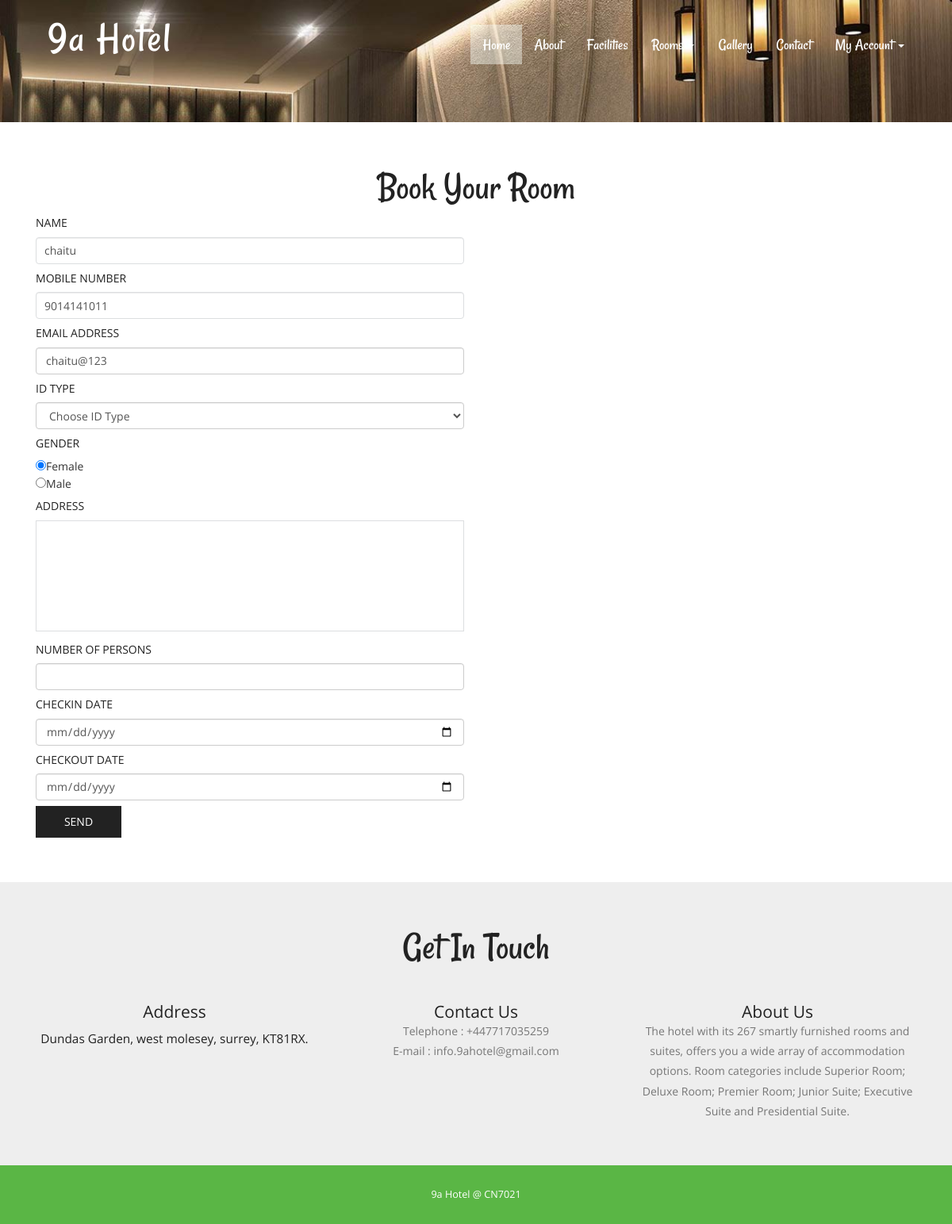
Screenshot of /book-room.php (signed in) with the database file from the repository.
### tables this page shows
CREATE TABLE `tbluser` (
  `ID` int(10) NOT NULL,
  `FullName` varchar(200) DEFAULT NULL,
  `MobileNumber` bigint(10) DEFAULT NULL,
  `Email` varchar(120) DEFAULT NULL,
  `Password` varchar(120) DEFAULT NULL,
  `RegDate` timestamp NULL DEFAULT current_timestamp()
);

CREATE TABLE `tblpage` (
  `ID` int(10) NOT NULL,
  `PageType` varchar(120) DEFAULT NULL,
  `PageTitle` varchar(200) DEFAULT NULL,
  `PageDescription` mediumtext DEFAULT NULL,
  `Email` varchar(120) DEFAULT NULL,
  `MobileNumber` bigint(10) DEFAULT NULL,
  `UpdationDate` timestamp NULL DEFAULT NULL ON UPDATE current_timestamp()
);

### book-room.php (the view, shortened to what this page needs)
<?php
include('includes/dbconnection.php');
if (strlen($_SESSION['hbmsuid']==0)) {
  header('location:logout.php');
  } else{
?>
<!DOCTYPE HTML>
<html>
<head>
<link href="css/bootstrap.css" rel="stylesheet" type="text/css" media="all">
<link href="css/style.css" rel="stylesheet" type="text/css" media="all" />
</head>
<body>
			<div class="header head-top">
				<div class="container">
			<?php include_once('includes/header.php');?>
		</div>
</div>
			<div class="content">
				<div class="contact">
				<div class="container">
					<h2>Book Your Room</h2>
				<div class="contact-grids">
						<div class="col-md-6 contact-right">
							<form method="post">
								<?php
$uid=$_SESSION['hbmsuid'];
$sql="SELECT * from  tbluser where ID=:uid";
$query = $dbh -> prepare($sql);
$query->bindParam(':uid',$uid,PDO::PARAM_STR);
$query->execute();
$results=$query->fetchAll(PDO::FETCH_OBJ);
$cnt=1;
if($query->rowCount() > 0)
{
foreach($results as $row)
{               ?>
								<h5>Name</h5>
								<input type="text"  value="<?php  echo $row->FullName;?>" name="name" class="form-control" required="true" readonly="true">
								<h5>Mobile Number</h5>
								<input type="text" name="phone" class="form-control" required="true" maxlength="10" pattern="[0-9]+" value="<?php  echo $row->MobileNumber;?>" readonly="true">
								<h5>Email Address</h5>
								<input  type="email" value="<?php  echo $row->Email;?>" class="form-control" name="email" required="true" readonly="true"><?php $cnt=$cnt+1;}} ?>
								<h5>ID Type</h5>
								<select  type="text" value="" class="form-control" name="idtype" required="true" class="form-control">
									<option value="">Choose ID Type</option>
									</select>
									<h5>Gender</h5>
								 <p style="text-align: left;"> <input type="radio"  name="gender" id="gender" value="Female" checked="true">Female</p>
                                 <p style="text-align: left;"> <input type="radio" name="gender" id="gender" value="Male">Male</p>
								<h5>Address</h5>
								 <textarea type="text" rows="10" name="address" required="true"></textarea>
								 <h5>Number of Persons</h5>
								<input type="number"  value="number" name="noofperson" class="form-control" >
								 <h5>Checkin Date</h5>
								<input  type="date" value="" class="form-control" name="checkindate" required="true">
								<h5>Checkout Date</h5>
								<input  type="date" value="" class="form-control" name="checkoutdate" required="true">
								 <input type="submit" value="send" name="submit">
						 	 </form>
						</div>
						<div class="clearfix"></div>
					</div>
				</div>
			</div>
		<?php include_once('includes/getintouch.php');?>
			</div>
			<?php include_once('includes/footer.php');?>
</html><?php }  ?>

### includes/getintouch.php
<div class="touch-section">
					<div class="container">
						<h3>get in touch</h3>
						<div class="touch-grids">
							<?php
$sql="SELECT * from tblpage where PageType='contactus'";
$query = $dbh -> prepare($sql);
$query->execute();
$results=$query->fetchAll(PDO::FETCH_OBJ);
$cnt=1;
if($query->rowCount() > 0)
{
foreach($results as $row)
{               ?>
							<div class="col-md-4 touch-grid">
								<h4>address</h4>
								<h5><?php  echo htmlentities($row->PageDescription);?></h5>
							</div>
							<div class="col-md-4 touch-grid">
								<h4>Contact Us</h4>
								<p>Telephone : +<?php  echo htmlentities($row->MobileNumber);?></p>
							<p>E-mail : <?php  echo htmlentities($row->Email);?></p>
							</div><?php $cnt=$cnt+1;}} ?>
							<div class="col-md-4 touch-grid">
								<?php
$sql="SELECT * from tblpage where PageType='aboutus'";
$query = $dbh -> prepare($sql);
$query->execute();
$results=$query->fetchAll(PDO::FETCH_OBJ);
$cnt=1;
if($query->rowCount() > 0)
{
foreach($results as $row)
{               ?>
							<h4><?php  echo htmlentities($row->PageTitle);?></h4>
								<p><?php  echo htmlentities($row->PageDescription);?></p>
							</div><?php $cnt=$cnt+1;}} ?>
							<div class="clearfix"></div>
						</div>
					</div>
					</div>

### css/style.css (style rules this page uses)
h1,h2,h3,h4,h5,h6 { padding:0 0; margin:0 0; }
p { padding:0 0; margin:0 0; }
body { padding:0 0; margin:0 0; font-family: 'OpenSans-Regular' }
.header { background:url(../images/banner1.jpg) no-repeat 0px 0px; background-size:cover; -webkit-background-size: cover; -moz-background-size: cover; -o-background-size: cover; -ms-background-size: cover; min-height:764px; padding-bottom: 4em; }
.touch-section { padding: 4em 0; text-align: center; background-color: #eee; }
.touch-grids { margin-top: 3em; }
.touch-grid h4 { font-size: 1.5em; color: #222; text-transform: capitalize; }
.touch-section h3 { font-size: 3.5em; text-transform: capitalize; font-family: 'Rancho-Regular'; color: #222; }
.touch-grid h5 { font-size: 1.1em; padding: 1em 0; color: #222; }
.touch-grid p { font-size: 1em; line-height: 1.8em; color: #777; }
.head-top { min-height: 115px !important; }
.contact { padding: 4em 0; }
.contact h2 { font-size: 3.5em; text-transform: capitalize; font-family: 'Rancho-Regular'; color: #222; text-align:center; }
.contact-right h5 { font-size:1em; text-transform: uppercase; font-weight: 400; padding: 10px 0; color: #222; }
.contact-right input[type="text"] { width: 100%; padding: 10px 10px; font-size: 1em; outline: none; border: 1px solid #dcdee0; }
.contact-right textarea { width: 100%; padding: 10px 10px; font-size: 1em; height: 10em; resize: none; outline: none; border: 1px solid #dcdee0; }
.contact-right input[type="submit"] { width: 20%; font-size: 1em; text-transform: uppercase; background: #222; border: none; outline: none; margin-top: 0.5em; color: #fff; font-weight: 500; padding: 10px 0; }
@media (max-width:1440px) { .header { min-height: 679px; } }
@media (max-width:1366px) { .header { min-height: 652px; } }
@media (max-width:1280px) { .header { min-height: 602px; } }

### rows the page displays
tbluser: name "chaitu", phone "9014141011", email "chaitu@123"
tblpage: PageDescription "Dundas Garden, west molesey, surrey, KT81RX.", MobileNumber "447717035259", Email "info.9ahotel@gmail.com"
tblpage: PageTitle "About Us", PageDescription "The hotel with its 267 smartly furnished rooms and suites, offers you a wide array of accommodation options. Room categories include Superior Room; Deluxe Room; Premier Room; Junior Suite; Executive Suite and Presidential Suite."
